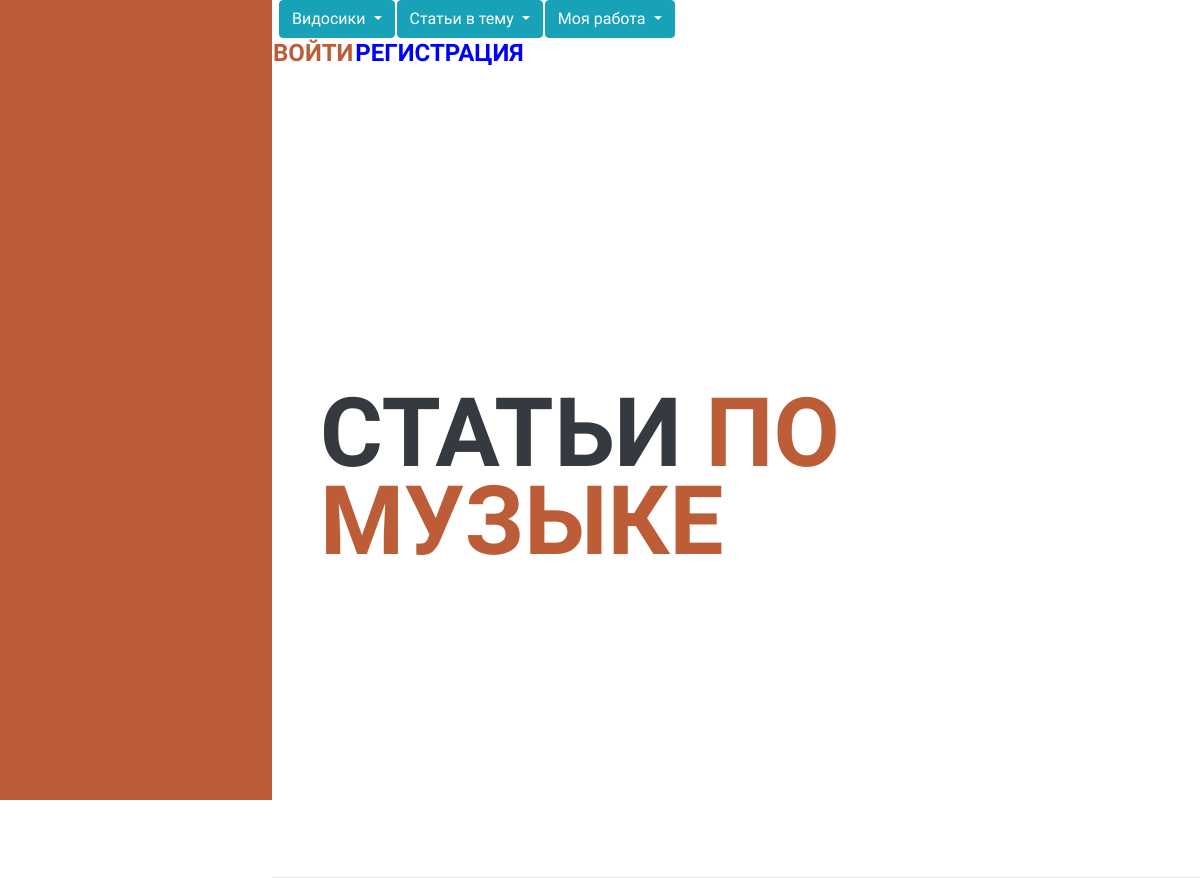
/articles/music/, run on an earlier commit of the app's database.
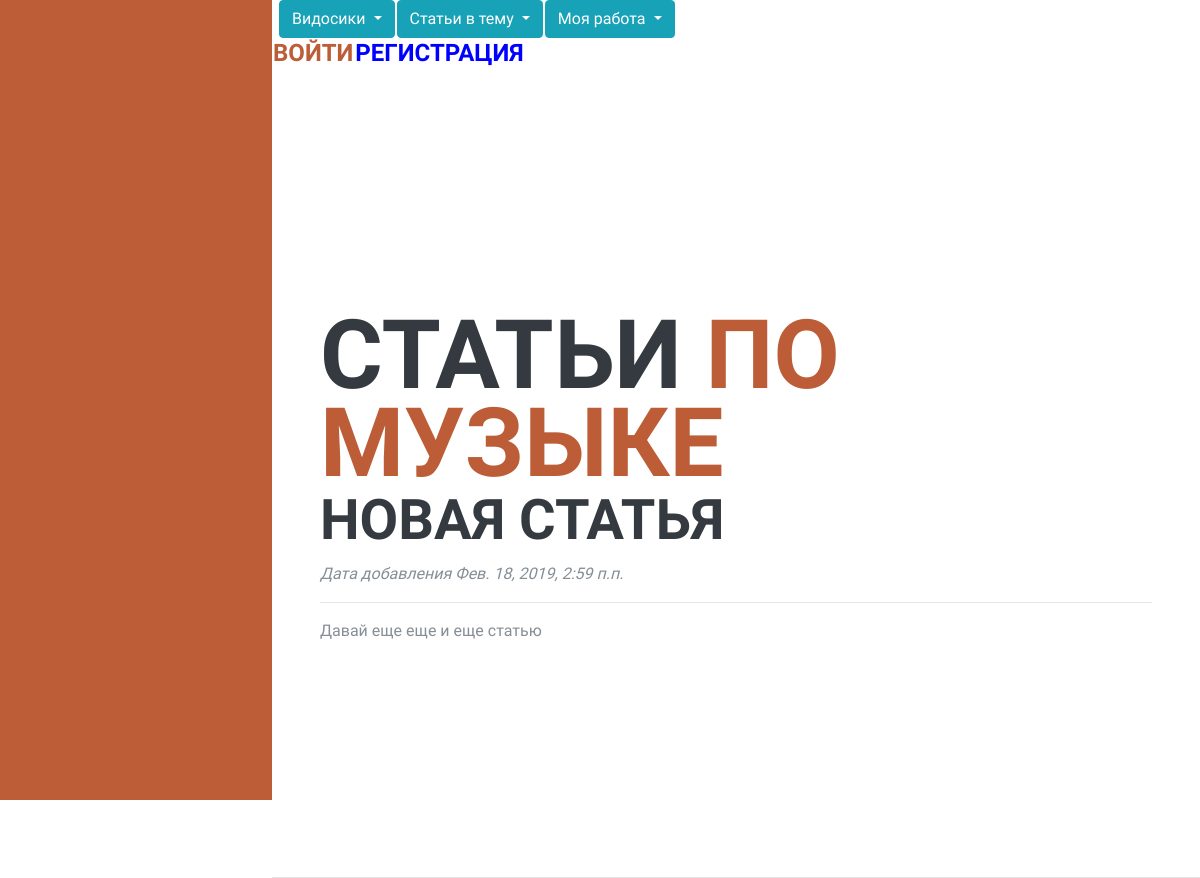
And on a later commit of the database.
### articles/models.py (models this page shows, shortened)
class Article(models.Model):
    class Meta():
        db_table = "Article"
    Article_title = models.CharField(max_length=200)
    Article_content = models.TextField()
    Article_type = models.CharField(max_length=200)
    Article_date = models.DateTimeField(auto_now_add=True)
    Article_like = models.IntegerField(default=0)

### articles/views.py (the view)
def musicart(request):
    content = []
    for art in Article.objects.filter(Article_type="Music"):
        tmp = []
        tmp.append(art)
        comments = CommentArt.objects.filter(CommentArt_Article_id=art.id)
        list_users = []
        for com in comments:
            list_users.append(User.objects.get(id=com.CommentArt_User_id))
        tmp.append(list(zip(comments, list_users)))
        content.append(tmp)
    return render(request, 'art.html', {'content': content, 'user':auth.get_user(request).username, "nameofart":"ПО МУЗЫКЕ"})

### articles/templates/art.html (shortened to what this page needs)
<!DOCTYPE html>
<html lang="en">
{% load staticfiles %}
  <head>
    <link href="{% static 'vendor/bootstrap/css/bootstrap.min.css' %}" rel="stylesheet">
    <link href="{% static 'vendor/fontawesome-free/css/all.min.css' %}"  rel="stylesheet">
    <link herf="https://cdnjs.cloudflare.com/ajax/libs/skeleton/2.0.4/skeleton.min.css" rel="stylesheet">
    <link href="{% static 'css/resume.min.css' %}" rel="stylesheet">
    <link href="{% static 'css/resume.css' %}" rel="stylesheet">
  </head>
  <body id="page-top">
    <nav class="navbar navbar-expand-lg navbar-dark bg-primary fixed-top" id="sideNav">
    </nav>
{% include "header.html" %}
    <div class="container-fluid p-0">
      <section class="resume-section p-3 p-lg-5 d-flex d-column" id="musicart">
        <div class="my-auto">
          <h1 class="mb-0">СТАТЬИ
            <span class="text-primary">{{ nameofart }}</span>
          </h1>
        {% for con in content %}
          <h2> {{ con.0.Article_title }}</h2>
            <p><i>Дата добавления {{ con.0.Article_date }}</i></p>
          <hr id="{{ con.0.id }}" style="font-size: 17px">{{ con.0.Article_content }} </hr>
          {% endfor %}
          </div>
        </section>
    </div>
  </body>
</html>

### main/templates/header.html (shortened to what this page needs)
<header class="header">
{% load staticfiles %}
<div class="container-fluide">
    <div class="row" style="padding-left: 22px">
        <div class="col1">
            <div class="dropdown">
                <button class="btn btn-info dropdown-toggle" type="button" id="dropdownMenuButton" data-toggle="dropdown" aria-haspopup="true" aria-expanded="false">
                    Видосики
                </button>
              </div>
          </div>
        <div class="col2">
            <div class="dropdown" style="padding-left: 2px">
                <button class="btn btn-info dropdown-toggle" type="button" id="dropdownMenuButton2" data-toggle="dropdown" aria-haspopup="true" aria-expanded="false">
                    Статьи в тему
                  </button>
              </div>
          </div>
        <div class="col3">
            <div class="dropdown" style="padding-left: 2px">
                <button class="btn btn-info dropdown-toggle" type="button" id="dropdownMenuButton3" data-toggle="dropdown" aria-haspopup="true" aria-expanded="false">
                    Моя работа
                  </button>
              </div>
          </div>
      </div>
  </div>
<div class="header-sign-in">
<table class="loginandregistration">
{% if user %}
<tr>
    <td><h5>Привет,</h5></td> <td><h4 style="color:green">{{ user }}</h4></td>
    <td><h5><a href="/main/out">Выйти</a></h5></td>
</tr>
{% else %}
<tr id="regg">
<td><h4><a id="entertosite" href="/main/in">Войти</a></h4></td>
<td><h4><a id="reg" class="button" href="/main/reg" style="color:blue">Регистрация</a></h4></td>
</tr>
{% endif %}
</table>
</div>
</header>

### main/static/css/resume.css (style rules this page uses)
body { font-family: 'Muli', -apple-system, BlinkMacSystemFont, 'Segoe UI', Roboto, 'Helvetica Neue', Arial, sans-serif, 'Apple Color Emoji', 'Segoe UI Emoji', 'Segoe UI Symbol', 'Noto Color Emoji'; padding-top: 54px; color: #868e96; }
@media (min-width: 992px) { body { padding-top: 0; padding-left: 17rem; } }
h1, h2, h3, h4, h5, h6 { font-family: 'Saira Extra Condensed', -apple-system, BlinkMacSystemFont, 'Segoe UI', Roboto, 'Helvetica Neue', Arial, sans-serif, 'Apple Color Emoji', 'Segoe UI Emoji', 'Segoe UI Symbol', 'Noto Color Emoji'; font-weight: 700; text-transform: uppercase; color: #343a40; }
h1 { font-size: 6rem; line-height: 5.5rem; }
h2 { font-size: 3.5rem; }
@media (min-width: 992px) { #sideNav { text-align: center; position: fixed; top: 0; left: 0; display: -webkit-box; display: -ms-flexbox; display: flex; -webkit-box-orient: vertical; -webkit-box-direction: normal; -ms-flex-direction: column; flex-direction: column; width: 17rem; height: 100vh; } }
section.resume-section { padding-top: 5rem !important; padding-bottom: 5rem !important; max-width: 75rem; }
@media (min-width: 768px) { section.resume-section { min-height: 100vh; } }
@media (min-width: 992px) { section.resume-section { padding-top: 3rem !important; padding-bottom: 3rem !important; } }
.bg-primary { background-color: #BD5D38 !important; }
.text-primary { color: #BD5D38 !important; }
a { color: #BD5D38; }

What changed in the data, as far as the page shows it:
added Article: Article_title "НОВАЯ СТАТЬЯ", Article_date "Фев. 18, 2019, 2:59 п.п.", Article_content "Давай еще еще и еще статью"
